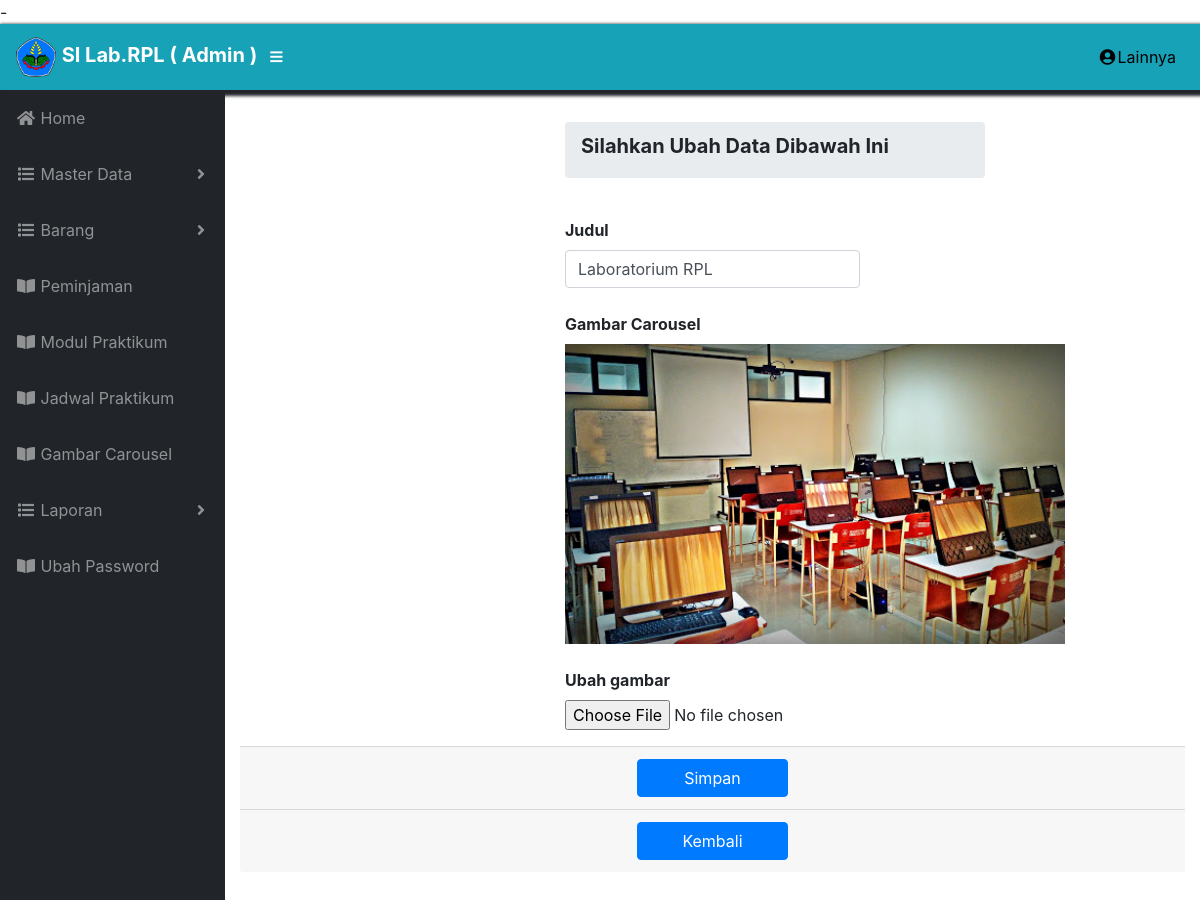
Page /admin/list_carousel/edit/18 on the committed database.
### tables this page shows
CREATE TABLE `tb_carousel` (
  `id_carousel` int(11) NOT NULL,
  `nama_carousel` varchar(25) NOT NULL,
  `gambar` varchar(100) NOT NULL
);

### application/controllers/admin/List_carousel.php (called while the page is built, shortened)
 <?php
class List_carousel extends CI_Controller {
	public function __construct(){
		$this->load->model("m_carousel");
    }
	public function edit($id){
		$where = array('id_carousel' =>$id);
		$data['car'] = $this->m_carousel->edit_data($where, 'tb_carousel')->result();
		$this->load->view('admin/edit/carousel_edit', $data);
	}
}

### index.php (called while the page is built, shortened)
<?php
require_once BASEPATH.'core/CodeIgniter.php';

### application/models/M_carousel.php (called while the page is built, shortened)
<?php defined('BASEPATH') OR exit('No direct script access allowed');
class M_carousel extends CI_Model {
  public function edit_data($where,$table){
    return $this->db->get_where($table,$where);
  }
}

### application/views/admin/edit/carousel_edit.php (the view, shortened to what this page needs)
 <!DOCTYPE html>
<html lang="en">
<body id="page-top">
    <div id="content-wrapper">
      <div class="container-fluid">
          <div class="row">
  <div class="col-md-4"></div>
    <div class="col-md-4">
      <ol class="breadcrumb"  style="width: 420px;">
       <li class="breadcrumb-item " >
        <h5> <strong>Silahkan Ubah Data Dibawah Ini</strong></h5>
       </li>
      </ol>
    </div>
  </div>
	<?php echo form_open_multipart('admin/list_carousel/update_data'); ?>
		<div class="row">
			<div class="col-md-4"></div>
        <div class="col-md-4">
				<div class="form-group">
			<?php foreach ($car as $list){ ?>
            <br>
            <label for="nama_ruang"><b>Judul</b></label>
           <input value="<?php echo $list->nama_carousel ?>"  type="text" class="form-control" name="nama_carousel">
           <br>
					 <label for="nama_ruang"><b>Gambar Carousel</b> </label>
           <br>
            <img src="<?php echo base_url()?>assets/foto/<?php echo $list->gambar ?>"  alt=""  height="300px" width="500px">
            <br>
            <br>
            <label><b>Ubah gambar</b></label><br>
           <input value="" type="file" class="" name="gambar">
			    </div>
			</div>
		</div>
		<div class="card-footer small text-muted text-center">
        <button name='tambah' type='submit' class='btn btn-primary col-md-2 col-xs-12'>Simpan </button>
		</div>
    <div  class="card-footer small text-muted text-center"><a href="<?php echo base_url('admin/list_carousel') ?>">
        <button name="batal" type="button" class="btn btn-primary col-md-2 col-xs-12 ">Kembali
        </button></a></div>
      <?php } ?>
</div>
      </div>
    </div>
</body>
</html>

### css/sb-admin.css (style rules this page uses)
html { position: relative; min-height: 100%; }
body { height: 100%; }
#wrapper #content-wrapper { overflow-x: hidden; width: 100%; padding-top: 1rem; padding-bottom: 80px; }
:root { --input-padding-x: 0.75rem; --input-padding-y: 0.75rem; }

### rows in the picture
tb_carousel: nama_carousel "Laboratorium RPL", gambar (picture)
